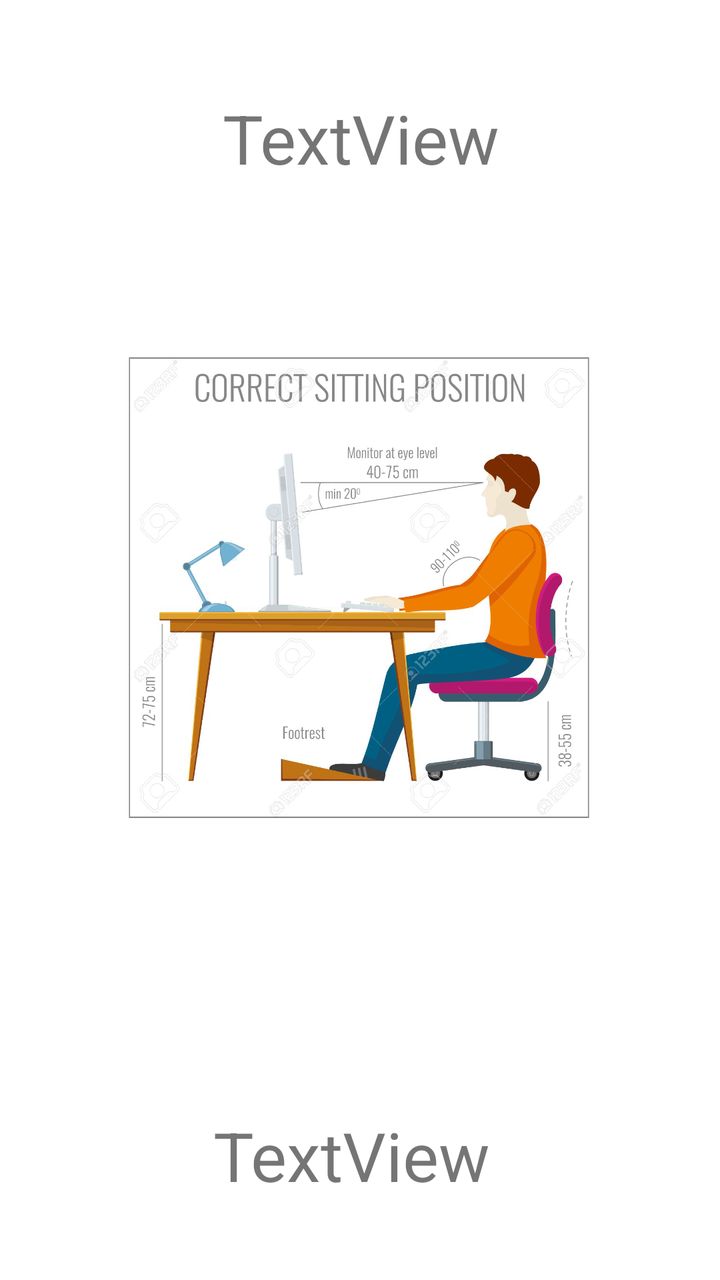
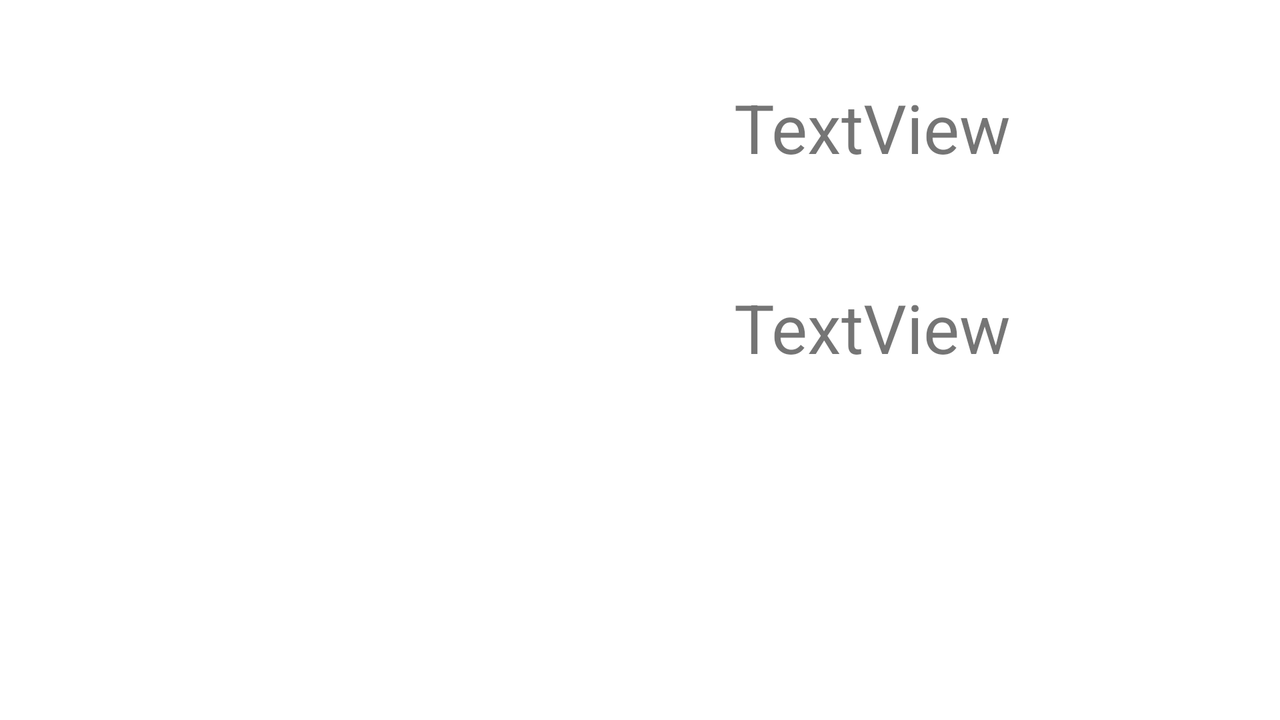

Compare how this app lays out the same screen by default and in its alternative resource folder. The renders come first, then the two layout files and the values they reference.
<!-- AndroidManifest.xml: application theme Theme.RyhtiPlus -->
<!-- res/layout/activity_image_card.xml -->
<?xml version="1.0" encoding="utf-8"?>
<androidx.constraintlayout.widget.ConstraintLayout xmlns:android="http://schemas.android.com/apk/res/android"
    xmlns:app="http://schemas.android.com/apk/res-auto"
    xmlns:tools="http://schemas.android.com/tools"
    android:layout_width="match_parent"
    android:layout_height="match_parent"
    tools:context=".ImageCardActivity">

        <TextView
            android:id="@+id/cardHeader"
            android:layout_width="366dp"
            android:layout_height="64dp"
            android:text="TextView"
            android:textAlignment="center"
            android:textSize="34sp"
            app:layout_constraintBottom_toTopOf="@+id/imageView"
            app:layout_constraintEnd_toEndOf="parent"
            app:layout_constraintStart_toStartOf="parent"
            app:layout_constraintTop_toTopOf="parent"
            app:layout_constraintVertical_bias="0.421" />

        <TextView
            android:id="@+id/cardText"
            android:layout_width="454dp"
            android:layout_height="85dp"
            android:text="TextView"
            android:textAlignment="center"
            android:textSize="34sp"
            app:layout_constraintBottom_toBottomOf="parent"
            app:layout_constraintEnd_toEndOf="parent"
            app:layout_constraintHorizontal_bias="0.551"
            app:layout_constraintStart_toStartOf="parent"
            app:layout_constraintTop_toBottomOf="@+id/imageView"
            app:layout_constraintVertical_bias="1.0" />

        <ImageView
            android:id="@+id/imageView"
            android:layout_width="399dp"
            android:layout_height="239dp"
            app:layout_constraintBottom_toBottomOf="parent"
            app:layout_constraintEnd_toEndOf="parent"
            app:layout_constraintHorizontal_bias="0.528"
            app:layout_constraintStart_toStartOf="parent"
            app:layout_constraintTop_toTopOf="parent"
            app:layout_constraintVertical_bias="0.435"
            app:srcCompat="@drawable/a3" />

</androidx.constraintlayout.widget.ConstraintLayout>
<!-- resources referenced by this layout -->
<resources>
  <!-- drawable a3: png bitmap (drawable, 522721 bytes) -->
  <style name="Theme.RyhtiPlus" parent="Theme.MaterialComponents.DayNight.NoActionBar">
          
          <item name="colorPrimary">@color/blue</item>
          <item name="colorPrimaryVariant">@color/purple_700</item>
          <item name="colorOnPrimary">@color/white</item>
          
          <item name="colorSecondary">@color/teal_200</item>
          <item name="colorSecondaryVariant">@color/teal_700</item>
          <item name="colorOnSecondary">@color/black</item>
          
          <item name="android:statusBarColor" tools:targetApi="l">?attr/colorPrimaryVariant</item>
          
      </style>
  <color name="blue">#1F76A8</color>
  <color name="purple_700">#FF3700B3</color>
  <color name="white">#FBFBFBFB</color>
  <color name="teal_200">#FF03DAC5</color>
  <color name="teal_700">#FF018786</color>
  <color name="black">#FF000000</color>
</resources>
<!-- res/layout-land/activity_image_card.xml (the repository's variant of the layout above) -->
<!-- drawn on the phone turned sideways -->
<?xml version="1.0" encoding="utf-8"?>
<androidx.constraintlayout.widget.ConstraintLayout xmlns:android="http://schemas.android.com/apk/res/android"
    xmlns:app="http://schemas.android.com/apk/res-auto"
    xmlns:tools="http://schemas.android.com/tools"
    android:layout_width="match_parent"
    android:layout_height="match_parent">

    <TextView
        android:id="@+id/cardHeader"
        android:layout_width="378dp"
        android:layout_height="84dp"
        android:layout_marginTop="4dp"
        android:layout_marginBottom="16dp"
        android:text="TextView"
        android:textAlignment="center"
        android:textSize="34sp"
        app:layout_constraintBottom_toTopOf="@+id/cardText"
        app:layout_constraintEnd_toEndOf="parent"
        app:layout_constraintHorizontal_bias="0.943"
        app:layout_constraintStart_toStartOf="parent"
        app:layout_constraintTop_toTopOf="parent"
        app:layout_constraintVertical_bias="1.0" />

    <TextView
        android:id="@+id/cardText"
        android:layout_width="378dp"
        android:layout_height="193dp"
        android:text="TextView"
        android:textAlignment="center"
        android:textSize="34sp"
        app:layout_constraintBottom_toBottomOf="parent"
        app:layout_constraintEnd_toEndOf="parent"
        app:layout_constraintHorizontal_bias="0.943"
        app:layout_constraintStart_toStartOf="parent"
        app:layout_constraintTop_toTopOf="parent"
        app:layout_constraintVertical_bias="0.844" />

    <ImageView
        android:id="@+id/imageView"
        android:layout_width="286dp"
        android:layout_height="370dp"
        app:layout_constraintBottom_toBottomOf="parent"
        app:layout_constraintEnd_toEndOf="parent"
        app:layout_constraintHorizontal_bias="0.036"
        app:layout_constraintStart_toStartOf="parent"
        app:layout_constraintTop_toTopOf="parent" />
</androidx.constraintlayout.widget.ConstraintLayout>
<!-- resources referenced by the variant -->
<!-- as the phone turned sideways resolves them -->
<resources>
  <style name="Theme.RyhtiPlus" parent="Theme.MaterialComponents.DayNight.NoActionBar">
          
          <item name="colorPrimary">@color/blue</item>
          <item name="colorPrimaryVariant">@color/purple_700</item>
          <item name="colorOnPrimary">@color/white</item>
          
          <item name="colorSecondary">@color/teal_200</item>
          <item name="colorSecondaryVariant">@color/teal_700</item>
          <item name="colorOnSecondary">@color/black</item>
          
          <item name="android:statusBarColor" tools:targetApi="l">?attr/colorPrimaryVariant</item>
          
      </style>
  <color name="blue">#1F76A8</color>
  <color name="purple_700">#FF3700B3</color>
  <color name="white">#FBFBFBFB</color>
  <color name="teal_200">#FF03DAC5</color>
  <color name="teal_700">#FF018786</color>
  <color name="black">#FF000000</color>
</resources>
